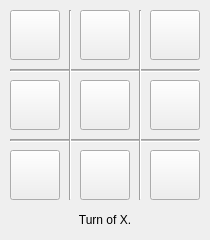
<?xml version="1.0" encoding="UTF-8"?>
<ui version="4.0">
 <class>WINDOW</class>
 <widget class="QMainWindow" name="WINDOW">
  <property name="enabled">
   <bool>true</bool>
  </property>
  <property name="geometry">
   <rect>
    <x>0</x>
    <y>0</y>
    <width>210</width>
    <height>240</height>
   </rect>
  </property>
  <property name="minimumSize">
   <size>
    <width>210</width>
    <height>240</height>
   </size>
  </property>
  <property name="maximumSize">
   <size>
    <width>210</width>
    <height>240</height>
   </size>
  </property>
  <property name="windowTitle">
   <string>TRIS</string>
  </property>
  <widget class="QWidget" name="central">
   <widget class="QPushButton" name="button_1">
    <property name="enabled">
     <bool>true</bool>
    </property>
    <property name="geometry">
     <rect>
      <x>10</x>
      <y>10</y>
      <width>50</width>
      <height>50</height>
     </rect>
    </property>
    <property name="font">
     <font>
      <pointsize>36</pointsize>
      <weight>75</weight>
      <italic>false</italic>
      <bold>true</bold>
     </font>
    </property>
    <property name="text">
     <string/>
    </property>
   </widget>
   <widget class="QPushButton" name="button_2">
    <property name="geometry">
     <rect>
      <x>80</x>
      <y>10</y>
      <width>50</width>
      <height>50</height>
     </rect>
    </property>
    <property name="font">
     <font>
      <pointsize>36</pointsize>
      <weight>75</weight>
      <bold>true</bold>
     </font>
    </property>
    <property name="text">
     <string/>
    </property>
   </widget>
   <widget class="QPushButton" name="button_3">
    <property name="geometry">
     <rect>
      <x>150</x>
      <y>10</y>
      <width>50</width>
      <height>50</height>
     </rect>
    </property>
    <property name="font">
     <font>
      <pointsize>36</pointsize>
      <weight>75</weight>
      <bold>true</bold>
     </font>
    </property>
    <property name="text">
     <string/>
    </property>
   </widget>
   <widget class="QPushButton" name="button_4">
    <property name="geometry">
     <rect>
      <x>10</x>
      <y>80</y>
      <width>50</width>
      <height>50</height>
     </rect>
    </property>
    <property name="font">
     <font>
      <pointsize>36</pointsize>
      <weight>75</weight>
      <bold>true</bold>
     </font>
    </property>
    <property name="text">
     <string/>
    </property>
   </widget>
   <widget class="QPushButton" name="button_5">
    <property name="geometry">
     <rect>
      <x>80</x>
      <y>80</y>
      <width>50</width>
      <height>50</height>
     </rect>
    </property>
    <property name="font">
     <font>
      <pointsize>36</pointsize>
      <weight>75</weight>
      <bold>true</bold>
     </font>
    </property>
    <property name="text">
     <string notr="true"/>
    </property>
   </widget>
   <widget class="QPushButton" name="button_6">
    <property name="geometry">
     <rect>
      <x>150</x>
      <y>80</y>
      <width>50</width>
      <height>50</height>
     </rect>
    </property>
    <property name="font">
     <font>
      <pointsize>36</pointsize>
      <weight>75</weight>
      <bold>true</bold>
     </font>
    </property>
    <property name="text">
     <string/>
    </property>
   </widget>
   <widget class="QPushButton" name="button_7">
    <property name="geometry">
     <rect>
      <x>10</x>
      <y>150</y>
      <width>50</width>
      <height>50</height>
     </rect>
    </property>
    <property name="font">
     <font>
      <pointsize>36</pointsize>
      <weight>75</weight>
      <bold>true</bold>
     </font>
    </property>
    <property name="text">
     <string/>
    </property>
   </widget>
   <widget class="QPushButton" name="button_8">
    <property name="geometry">
     <rect>
      <x>80</x>
      <y>150</y>
      <width>50</width>
      <height>50</height>
     </rect>
    </property>
    <property name="font">
     <font>
      <pointsize>36</pointsize>
      <weight>75</weight>
      <bold>true</bold>
     </font>
    </property>
    <property name="text">
     <string/>
    </property>
   </widget>
   <widget class="QPushButton" name="button_9">
    <property name="geometry">
     <rect>
      <x>150</x>
      <y>150</y>
      <width>50</width>
      <height>50</height>
     </rect>
    </property>
    <property name="font">
     <font>
      <pointsize>36</pointsize>
      <weight>75</weight>
      <bold>true</bold>
     </font>
    </property>
    <property name="text">
     <string/>
    </property>
    <property name="checkable">
     <bool>false</bool>
    </property>
   </widget>
   <widget class="Line" name="line_1">
    <property name="geometry">
     <rect>
      <x>10</x>
      <y>60</y>
      <width>190</width>
      <height>20</height>
     </rect>
    </property>
    <property name="minimumSize">
     <size>
      <width>0</width>
      <height>0</height>
     </size>
    </property>
    <property name="font">
     <font>
      <pointsize>10</pointsize>
      <weight>75</weight>
      <italic>false</italic>
      <bold>true</bold>
     </font>
    </property>
    <property name="accessibleName">
     <string/>
    </property>
    <property name="lineWidth">
     <number>1</number>
    </property>
    <property name="midLineWidth">
     <number>1</number>
    </property>
    <property name="orientation">
     <enum>Qt::Horizontal</enum>
    </property>
   </widget>
   <widget class="Line" name="line_2">
    <property name="geometry">
     <rect>
      <x>10</x>
      <y>130</y>
      <width>190</width>
      <height>20</height>
     </rect>
    </property>
    <property name="minimumSize">
     <size>
      <width>0</width>
      <height>0</height>
     </size>
    </property>
    <property name="font">
     <font>
      <weight>75</weight>
      <bold>true</bold>
     </font>
    </property>
    <property name="accessibleName">
     <string/>
    </property>
    <property name="lineWidth">
     <number>1</number>
    </property>
    <property name="midLineWidth">
     <number>1</number>
    </property>
    <property name="orientation">
     <enum>Qt::Horizontal</enum>
    </property>
   </widget>
   <widget class="Line" name="line_3">
    <property name="geometry">
     <rect>
      <x>60</x>
      <y>10</y>
      <width>20</width>
      <height>190</height>
     </rect>
    </property>
    <property name="orientation">
     <enum>Qt::Vertical</enum>
    </property>
   </widget>
   <widget class="Line" name="line_4">
    <property name="geometry">
     <rect>
      <x>130</x>
      <y>10</y>
      <width>20</width>
      <height>190</height>
     </rect>
    </property>
    <property name="orientation">
     <enum>Qt::Vertical</enum>
    </property>
   </widget>
   <widget class="QLabel" name="Turn">
    <property name="geometry">
     <rect>
      <x>10</x>
      <y>210</y>
      <width>190</width>
      <height>20</height>
     </rect>
    </property>
    <property name="text">
     <string>Turn of X.</string>
    </property>
    <property name="alignment">
     <set>Qt::AlignCenter</set>
    </property>
   </widget>
  </widget>
 </widget>
 <layoutdefault spacing="6" margin="11"/>
 <resources/>
 <connections/>
</ui>
